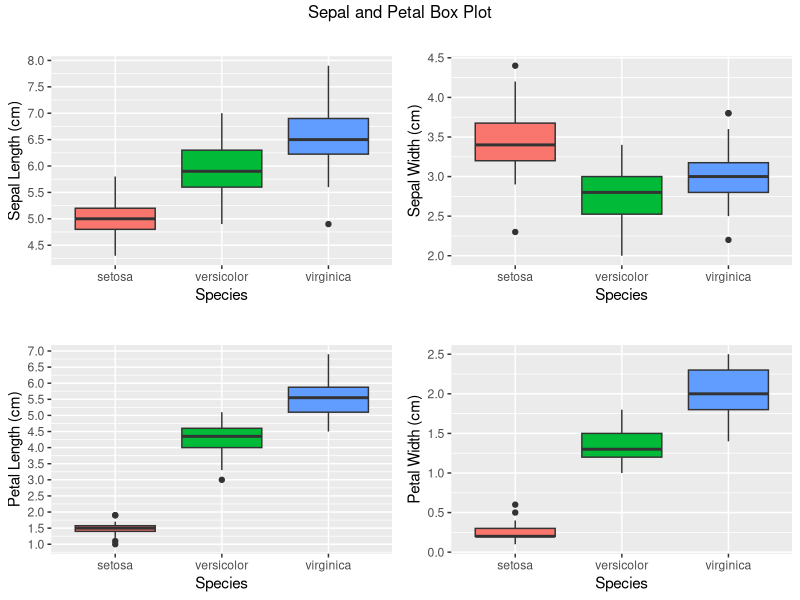

R code for this plot:
## ---- chunk 1
knitr::opts_chunk$set(echo = TRUE)
## ---- chunk 2
library(ggplot2)
library(grid)
library(gridExtra)
library(plyr)
library(MASS)
## ---- chunk 3
dim(iris)
summary(iris)
## ---- chunk 4
BpSl <- ggplot(iris, aes(Species, Sepal.Length, fill=Species)) + 
  geom_boxplot()+
  scale_y_continuous("Sepal Length (cm)", breaks= seq(0,30, by=.5))+
  theme(legend.position="none")

BpSw <-  ggplot(iris, aes(Species, Sepal.Width, fill=Species)) + 
  geom_boxplot()+
  scale_y_continuous("Sepal Width (cm)", breaks= seq(0,30, by=.5))+
  theme(legend.position="none")

BpPl <- ggplot(iris, aes(Species, Petal.Length, fill=Species)) + 
  geom_boxplot()+
  scale_y_continuous("Petal Length (cm)", breaks= seq(0,30, by=.5))+
  theme(legend.position="none")

BpPw <-  ggplot(iris, aes(Species, Petal.Width, fill=Species)) + 
  geom_boxplot()+
  scale_y_continuous("Petal Width (cm)", breaks= seq(0,30, by=.5))+
  theme(legend.position="none")

grid.arrange(BpSl  + ggtitle(""),
             BpSw  + ggtitle(""),
             BpPl + ggtitle(""),
             BpPw + ggtitle(""),
             nrow = 2,
             top = textGrob("Sepal and Petal Box Plot")
             )
## ---- chunk 5
index=sample(1:nrow(iris),size=0.6*nrow(iris))
iris.train=iris[index,]
iris.test=iris[-index,]
dim(iris.train)
dim(iris.test)
## ---- chunk 6
fit.LDA = lda( Species ~ .-Species, iris.train)
fit.LDA
## ---- chunk 7
pred.LDA=predict(fit.LDA,iris.test[,1:4])$class
final.LDA=cbind(iris.test,pred.LDA)
table(final.LDA$Species,pred.LDA)
## ---- chunk 8
final.LDA$isTrue<- ifelse((final.LDA$Species==pred.LDA),1,0)
accuracy=(sum(final.LDA$isTrue==1)/nrow(final.LDA))
accuracy
